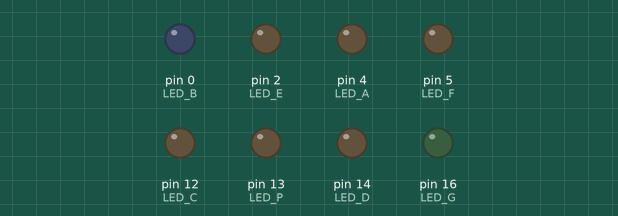
Bench run of a sketch on a simulated Arduino Uno, built with avr-gcc and run on an emulated ATmega328P. Shown: output pins drawn as LEDs (lit = HIGH).

Above: at 0.1 s.
At 5.1 s:
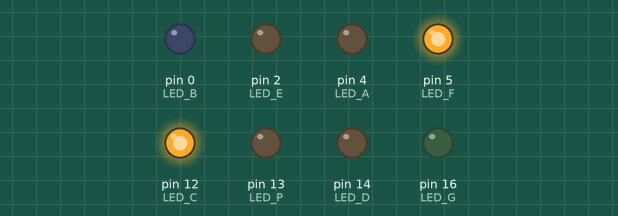
At 10.1 s:
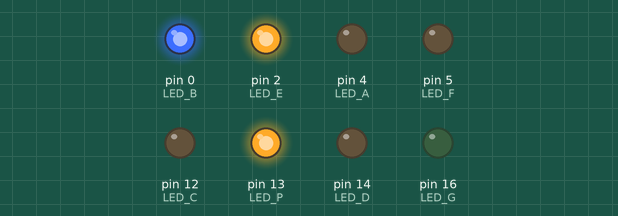
At 20.1 s:
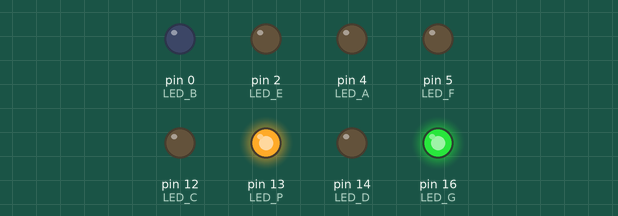
At 29.1 s:
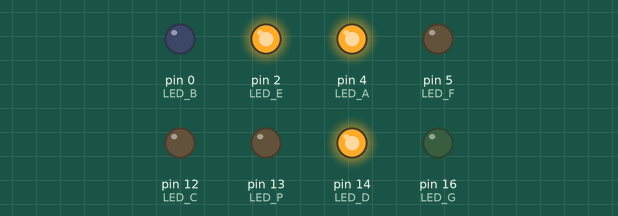
At 39.1 s:
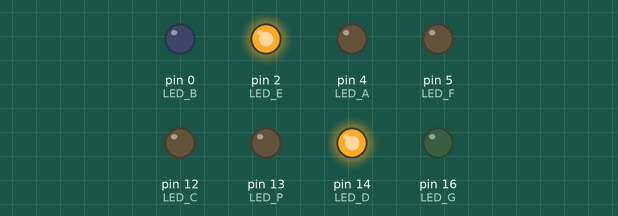
Timing chart, 0 to 40.0 s (numbered marks = the images above):
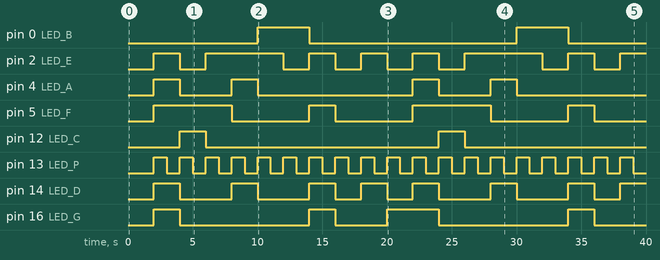

Measured:
- by itself, pin 0 (LED_B): alternates HIGH for 4.0 s and LOW for 16.0 s
- by itself, pin 2 (LED_E): LOW → HIGH at 2.0 s, → LOW 2.0 s later, → HIGH 2.0 s later, → LOW 6.0 s later, … (15 changes in this stretch)
- by itself, pin 4 (LED_A): LOW → HIGH at 2.0 s, → LOW 2.0 s later, → HIGH 4.0 s later, → LOW 2.0 s later, … (8 changes in this stretch)
- by itself, pin 5 (LED_F): LOW → HIGH at 2.0 s, → LOW 6.0 s later, → HIGH 6.0 s later, → LOW 2.0 s later, … (8 changes in this stretch)
- by itself, pin 12 (LED_C): alternates HIGH for 2.0 s and LOW for 18.0 s
- by itself, pin 13 (LED_P): alternates HIGH for 1.0 s and LOW for 1.0 s
- by itself, pin 14 (LED_D): LOW → HIGH at 2.0 s, → LOW 2.0 s later, → HIGH 4.0 s later, → LOW 2.0 s later, … (15 changes in this stretch)
- by itself, pin 16 (LED_G): LOW → HIGH at 2.0 s, → LOW 2.0 s later, → HIGH 10.0 s later, → LOW 2.0 s later, … (8 changes in this stretch)

The sketch:

display_sete_segmentos.ino
```cpp
#define LED_A 4
#define LED_F 5
#define LED_B 0
#define LED_G 16
#define LED_E 2
#define LED_C 12
#define LED_D 14
#define LED_P 13

/*
     A
  F     B
     G
  E     C
     D    P

*/
void setup(){
  pinMode(LED_A, OUTPUT);
  pinMode(LED_F, OUTPUT);
  pinMode(LED_B, OUTPUT);
  pinMode(LED_G, OUTPUT);
  pinMode(LED_E, OUTPUT);
  pinMode(LED_C, OUTPUT);
  pinMode(LED_D, OUTPUT);
  pinMode(LED_P, OUTPUT);
}

void piscarPonto(){
 delay(1000);
 digitalWrite(LED_P, LOW);
 delay(1000);
 digitalWrite(LED_P, HIGH);
 digitalWrite(LED_A, HIGH);
 digitalWrite(LED_F, HIGH);
 digitalWrite(LED_B, HIGH);
 digitalWrite(LED_G, HIGH);
 digitalWrite(LED_E, HIGH);
 digitalWrite(LED_C, HIGH);
 digitalWrite(LED_D, HIGH);
}

void loop(){
 //0
 digitalWrite(LED_A, LOW);
 digitalWrite(LED_F, LOW);
 digitalWrite(LED_B, LOW);
 digitalWrite(LED_E, LOW);
 digitalWrite(LED_C, LOW);
 digitalWrite(LED_D, LOW);
 piscarPonto();
 //1
 digitalWrite(LED_B, LOW);
 digitalWrite(LED_C, LOW);
 piscarPonto();
 //2
 digitalWrite(LED_A, LOW);
 digitalWrite(LED_B, LOW);
 digitalWrite(LED_G, LOW);
 digitalWrite(LED_E, LOW);
 digitalWrite(LED_D, LOW);
 piscarPonto();
 //3
 digitalWrite(LED_A, LOW);
 digitalWrite(LED_B, LOW);
 digitalWrite(LED_G, LOW);
 digitalWrite(LED_C, LOW);
 digitalWrite(LED_D, LOW);
 piscarPonto();
 //4
 digitalWrite(LED_F, LOW);
 digitalWrite(LED_B, LOW);
 digitalWrite(LED_G, LOW);
 digitalWrite(LED_C, LOW);
 piscarPonto();
 //5
 digitalWrite(LED_A, LOW);
 digitalWrite(LED_F, LOW);
 digitalWrite(LED_G, LOW);
 digitalWrite(LED_C, LOW);
 digitalWrite(LED_D, LOW);
 piscarPonto();
 //6
 digitalWrite(LED_A, LOW);
 digitalWrite(LED_F, LOW);
 digitalWrite(LED_G, LOW);
 digitalWrite(LED_E, LOW);
 digitalWrite(LED_C, LOW);
 digitalWrite(LED_D, LOW);
 piscarPonto();
 //7
 digitalWrite(LED_A, LOW);
 digitalWrite(LED_B, LOW);
 digitalWrite(LED_C, LOW);
 piscarPonto();
 //8
 digitalWrite(LED_A, LOW);
 digitalWrite(LED_F, LOW);
 digitalWrite(LED_B, LOW);
 digitalWrite(LED_G, LOW);
 digitalWrite(LED_E, LOW);
 digitalWrite(LED_C, LOW);
 digitalWrite(LED_D, LOW);
 piscarPonto();
 //9
 digitalWrite(LED_A, LOW);
 digitalWrite(LED_F, LOW);
 digitalWrite(LED_B, LOW);
 digitalWrite(LED_G, LOW);
 digitalWrite(LED_C, LOW);
 piscarPonto();
}
```
